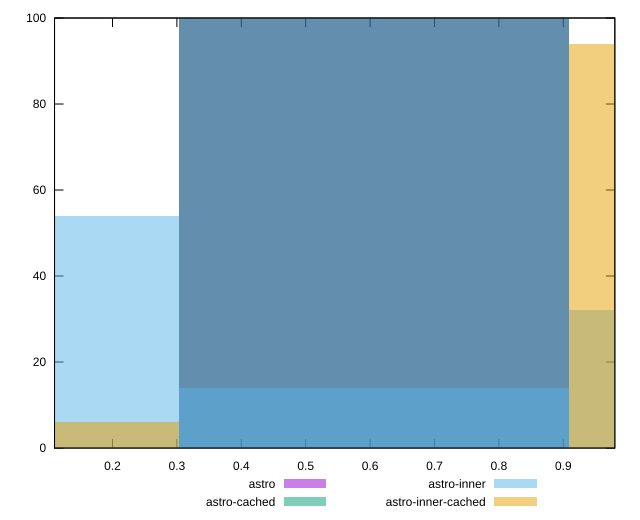

gnuplot code for this plot:
reset

$astro <<EOF
0.6058636724600344 100
EOF

$astroCached <<EOF
0.6058636724600344 100
EOF

$astroInner <<EOF
0.6058636724600344 14
1.2117273449200687 32
0 54
EOF

$astroInnerCached <<EOF
0 6
1.2117273449200687 94
EOF

set key outside below
set boxwidth 0.6058636724600344
set xrange [0.11:0.98]
set yrange [0:100]
set trange [0:100]
set style fill transparent solid 0.5 noborder
set terminal svg size 640, 520 enhanced background rgb 'white'
set output "reports/report_00033_2021-03-01T14-23-16.841Z/first-cpu-idle/comparison/histogram/all_score.svg"

plot $astro title "astro" with boxes, \
     $astroCached title "astro-cached" with boxes, \
     $astroInner title "astro-inner" with boxes, \
     $astroInnerCached title "astro-inner-cached" with boxes

reset
